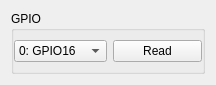
<?xml version="1.0" encoding="UTF-8"?>
<ui version="4.0">
 <class>ConsoleGPIOActionsWidget</class>
 <widget class="QWidget" name="ConsoleGPIOActionsWidget">
  <property name="geometry">
   <rect>
    <x>0</x>
    <y>0</y>
    <width>216</width>
    <height>81</height>
   </rect>
  </property>
  <property name="windowTitle">
   <string>Form</string>
  </property>
  <layout class="QGridLayout" name="gridLayout">
   <item row="0" column="0">
    <widget class="QGroupBox" name="gpio_view">
     <property name="enabled">
      <bool>true</bool>
     </property>
     <property name="sizePolicy">
      <sizepolicy hsizetype="Minimum" vsizetype="Preferred">
       <horstretch>0</horstretch>
       <verstretch>0</verstretch>
      </sizepolicy>
     </property>
     <property name="title">
      <string>GPIO</string>
     </property>
     <layout class="QGridLayout" name="gridLayout_2">
      <property name="leftMargin">
       <number>0</number>
      </property>
      <property name="rightMargin">
       <number>0</number>
      </property>
      <item row="0" column="0">
       <widget class="QComboBox" name="gpio_pin_select">
        <property name="sizePolicy">
         <sizepolicy hsizetype="Minimum" vsizetype="Fixed">
          <horstretch>0</horstretch>
          <verstretch>0</verstretch>
         </sizepolicy>
        </property>
        <item>
         <property name="text">
          <string>0: GPIO16</string>
         </property>
        </item>
        <item>
         <property name="text">
          <string>1: GPIO5</string>
         </property>
        </item>
        <item>
         <property name="text">
          <string>2: GPIO4</string>
         </property>
        </item>
        <item>
         <property name="text">
          <string>3: GPIO0</string>
         </property>
        </item>
        <item>
         <property name="text">
          <string>4: GPIO2</string>
         </property>
        </item>
        <item>
         <property name="text">
          <string>5: GPIO14</string>
         </property>
        </item>
        <item>
         <property name="text">
          <string>6: GPIO12</string>
         </property>
        </item>
        <item>
         <property name="text">
          <string>7: GPIO13</string>
         </property>
        </item>
        <item>
         <property name="text">
          <string>8: GPIO15</string>
         </property>
        </item>
        <item>
         <property name="text">
          <string>9: GPIO3</string>
         </property>
        </item>
        <item>
         <property name="text">
          <string>10: GPIO1</string>
         </property>
        </item>
        <item>
         <property name="text">
          <string>11: GPIO9</string>
         </property>
        </item>
        <item>
         <property name="text">
          <string>12: GPIO10</string>
         </property>
        </item>
       </widget>
      </item>
      <item row="0" column="1">
       <widget class="QPushButton" name="gpio_button_read">
        <property name="text">
         <string>Read</string>
        </property>
       </widget>
      </item>
     </layout>
    </widget>
   </item>
  </layout>
 </widget>
 <resources/>
 <connections/>
</ui>
